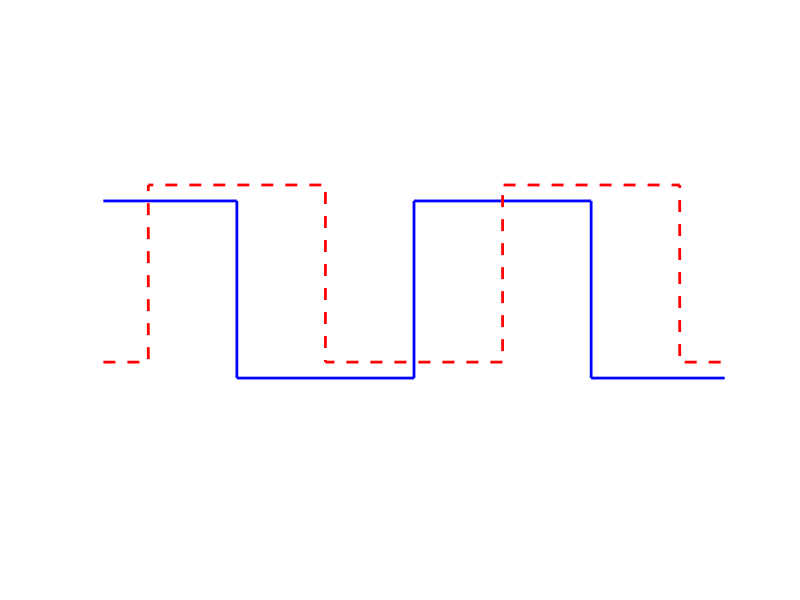
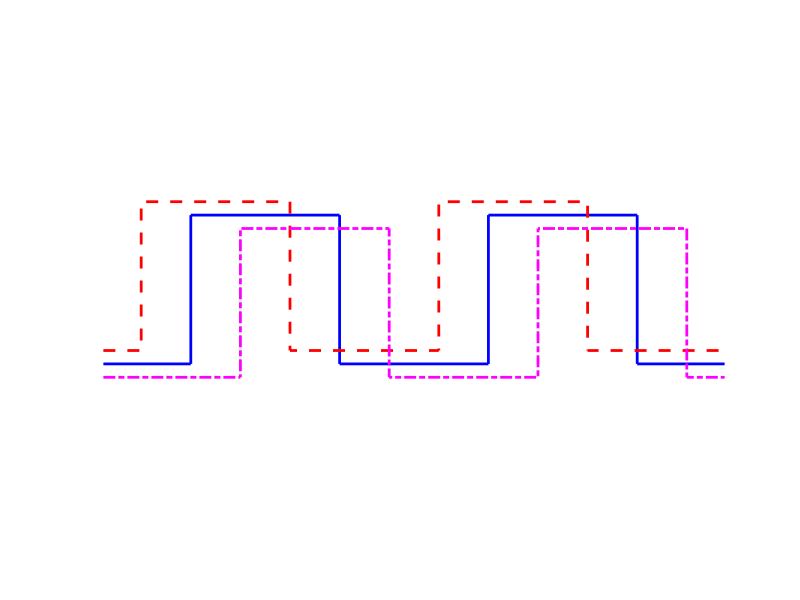

MATLAB code to generate these figures, in order:
% script plot_encoder_signals
% Plot the signals from quadrature (AB) and commutation (UVW) encoders
% Copyright 2021 by Thomas Bewley, distributed under Modified BSD License.

figure(1); clf
plot([0 1 1 2 2 3 3 4 4 5 5 6 6 7],[1 1 0 0 1 1 0 0 1 1 0 0 1 1],'b-','LineWidth',2);
hold on, axis([0.25 3.75 -0.5 1.5]), axis equal, axis off, 
plot(-0.5+[0 1 1 2 2 3 3 4 4 5 5 6 6 7],0.09+[0 0 1 1 0 0 1 1 0 0 1 1 0 0],'r--','LineWidth',2)
print -depsc quad_encoder_signals

figure(2); clf
plot(-1+[0 1 1 2 2 3 3 4 4 5 5 6 6 7],[1 1 0 0 1 1 0 0 1 1 0 0 1 1],'b-','LineWidth',2);
hold on, axis([2.5/6 27.5/6 -0.5 1.5]), axis equal, axis off,
plot(-1/3+[0 1 1 2 2 3 3 4 4 5 5 6 6 7],0.09+[0 0 1 1 0 0 1 1 0 0 1 1 0 0],'r--','LineWidth',2)
plot(1/3+[0 1 1 2 2 3 3 4 4 5 5 6 6 7],-0.09+[0 0 1 1 0 0 1 1 0 0 1 1 0 0],'m-.','LineWidth',2)
print -depsc UVW_encoder_signals
